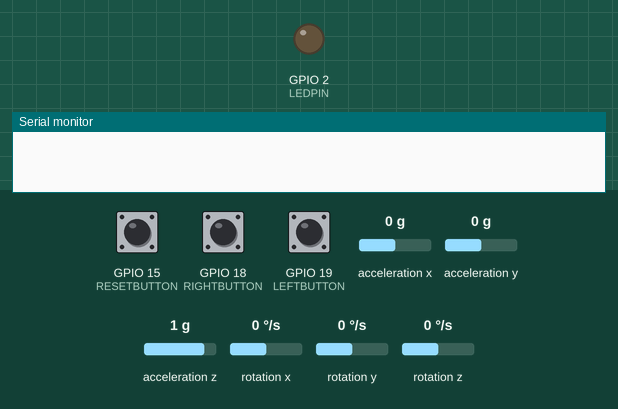
Bench run of a sketch on a simulated ESP32. On the bench: output pins drawn as LEDs (lit = HIGH), the last lines printed to the serial monitor. Wiring (inferred from the names in the program): MPU-6050 motion sensor at I2C address 0x68. The test bench sets the inputs (shaded band); at power-on: rotation x 0 °/s, GPIO 15 (RESETBUTTON) HIGH, acceleration x 0 g, GPIO 18 (RIGHTBUTTON) HIGH, GPIO 19 (LEFTBUTTON) HIGH, acceleration y 0 g, acceleration z 1 g, rotation y 0 °/s, rotation z 0 °/s. USB keyboard and mouse output is not drawn.

Above: at 0.0 s.
At 1.5 s:
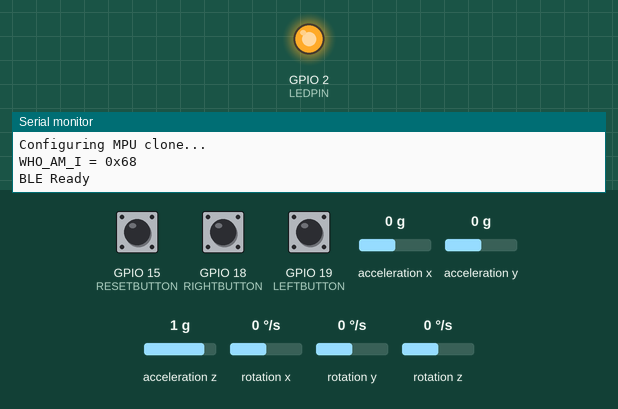
1.6 s: rotation x set to -3 °/s
At 1.99 s:
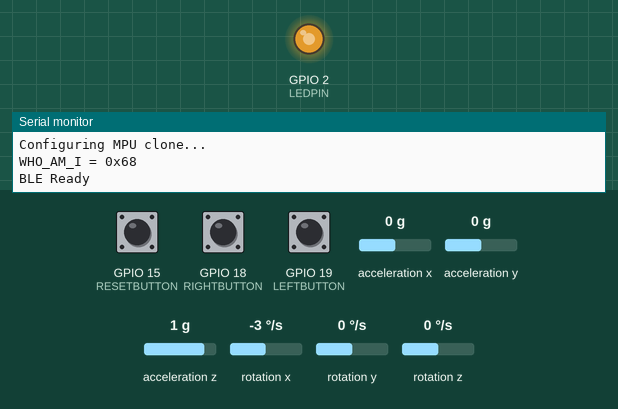
4.6 s: GPIO 15 (RESETBUTTON) pulled LOW for 0.15 s
6.2 s: GPIO 15 (RESETBUTTON) pulled LOW for 1 s
8.7 s: GPIO 15 (RESETBUTTON) pulled LOW for 3.2 s
13.4 s: acceleration x set to -0.8 g
16.4 s: acceleration x set to -1.1 g
Timing chart, 0 to 19.0 s (numbered marks = the images above; inputs shaded):
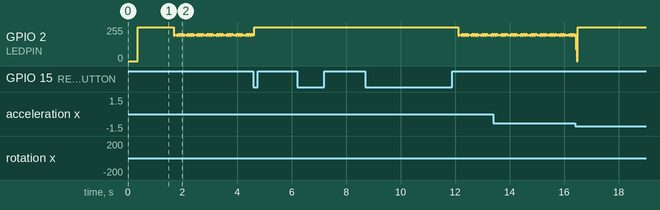

Measured:
- the behaviour switches between -1 and -2 °/s on rotation x (found by bisection; images 1 and 2)

The sketch:

AirMouse.ino
```cpp
/* Final AirMouse for MPU6050 clone (WHO_AM_I = 0x70)
   - Raw I2C reads (no Adafruit library)
   - Smooth gyro filtering
   - Double-click, drag, shake-to-recenter
   - Works on ALL MPU clones
*/

#include <Arduino.h>
#include <Wire.h>
#include <BleMouse.h>

// Pins
#define LEFTBUTTON   19
#define RIGHTBUTTON  18
#define RESETBUTTON  15
#define LEDPIN        2

// Motion settings
#define SPEED        18.0f
#define DEADZONE     0.03f
#define MAX_DELTA    127

// Timing
#define DOUBLE_CLICK_MS 250
#define DRAG_HOLD_MS    400

// Shake
#define SHAKE_DELTA_THRESHOLD  4.0f
#define SHAKE_COOLDOWN_MS      600
#define SHAKE_AUTO_RESUME_MS   500

// MPU registers
#define MPU_ADDR        0x68
#define REG_PWR_MGMT1   0x6B
#define REG_WHOAMI      0x75
#define REG_CONFIG      0x1A
#define REG_GYRO_CFG    0x1B
#define REG_ACCEL_CFG   0x1C
#define REG_SMPLRT_DIV  0x19
#define REG_ACCEL_XOUT_H 0x3B

// scales
const float GYRO_LSB_PER_DEG = 65.5f; // ±500 dps
const float DEG2RAD = 3.14159265358979323846f / 180.0f; // FIXED NAME

// smoothing
const float GYRO_ALPHA = 0.75f;

BleMouse bleMouse("AirMouse");

// State trackers
bool paused = false;
bool dragging = false;

unsigned long leftPressTime = 0;
unsigned long rightPressTime = 0;

bool leftPendingClick = false;
unsigned long leftPendingTime = 0;

bool rightPendingClick = false;
unsigned long rightPendingTime = 0;

unsigned long lastShake = 0;

// smoothed gyro values
float smooth_gx = 0, smooth_gy = 0, smooth_gz = 0;

static inline int8_t clamp8(float v) {
  if (v >  MAX_DELTA) return  MAX_DELTA;
  if (v < -MAX_DELTA) return -MAX_DELTA;
  return (int8_t)lroundf(v);
}

// ---------------- LOW-LEVEL I2C ----------------
void mpuWriteByte(uint8_t reg, uint8_t val) {
  Wire.beginTransmission(MPU_ADDR);
  Wire.write(reg);
  Wire.write(val);
  Wire.endTransmission(true);
}

uint8_t mpuReadByte(uint8_t reg) {
  Wire.beginTransmission(MPU_ADDR);
  Wire.write(reg);
  Wire.endTransmission(false);
  Wire.requestFrom((uint8_t)MPU_ADDR, (uint8_t)1);   // FIXED
  if (Wire.available()) return Wire.read();
  return 0;
}

int mpuReadBytes(uint8_t startReg, uint8_t *buf, uint8_t len) {
  Wire.beginTransmission(MPU_ADDR);
  Wire.write(startReg);
  Wire.endTransmission(false);
  uint8_t got = Wire.requestFrom((uint8_t)MPU_ADDR, (uint8_t)len); // FIXED
  for (uint8_t i = 0; i < got; i++) buf[i] = Wire.read();
  return got;
}

// ---------------- MPU SETUP ----------------
void setupMPUClone() {
  mpuWriteByte(REG_PWR_MGMT1, 0x00);
  delay(50);
  mpuWriteByte(REG_SMPLRT_DIV, 0x07);
  mpuWriteByte(REG_CONFIG, 0x03);
  mpuWriteByte(REG_GYRO_CFG, 0x08);
  mpuWriteByte(REG_ACCEL_CFG, 0x08);
  delay(50);
}

// ------------- READ RAW ACC + GYRO -------------
void readMPU(float &ax, float &ay, float &az, float &gx, float &gy, float &gz) {
  uint8_t data[14];
  if (mpuReadBytes(REG_ACCEL_XOUT_H, data, 14) < 14) return;

  int16_t rawAX = (int16_t)((data[0] << 8) | data[1]);
  int16_t rawAY = (int16_t)((data[2] << 8) | data[3]);
  int16_t rawAZ = (int16_t)((data[4] << 8) | data[5]);

  int16_t rawGX = (int16_t)((data[8]  << 8) | data[9]);
  int16_t rawGY = (int16_t)((data[10] << 8) | data[11]);
  int16_t rawGZ = (int16_t)((data[12] << 8) | data[13]);

  // accel ±4g → 8192 LSB/g
  const float ACC_SCALE = 8192.0f;
  ax = (rawAX / ACC_SCALE) * 9.81f;
  ay = (rawAY / ACC_SCALE) * 9.81f;
  az = (rawAZ / ACC_SCALE) * 9.81f;

  gx = (rawGX / GYRO_LSB_PER_DEG) * DEG2RAD;
  gy = (rawGY / GYRO_LSB_PER_DEG) * DEG2RAD;
  gz = (rawGZ / GYRO_LSB_PER_DEG) * DEG2RAD;
}

// ------------- PENDING SINGLE CLICK HANDLER -------------
void handlePendingClicks() {
  unsigned long now = millis();

  if (leftPendingClick && (now - leftPendingTime >= DOUBLE_CLICK_MS)) {
    bleMouse.click(MOUSE_LEFT);
    Serial.println("Left Click");
    leftPendingClick = false;
  }
  if (rightPendingClick && (now - rightPendingTime >= DOUBLE_CLICK_MS)) {
    bleMouse.click(MOUSE_RIGHT);
    Serial.println("Right Click");
    rightPendingClick = false;
  }
}

/////////////////////// SETUP ///////////////////////
void setup() {
  Serial.begin(115200);
  delay(200);

  pinMode(LEFTBUTTON, INPUT_PULLUP);
  pinMode(RIGHTBUTTON, INPUT_PULLUP);
  pinMode(RESETBUTTON, INPUT_PULLUP);
  pinMode(LEDPIN, OUTPUT);

  Wire.begin(21, 22);
  delay(50);

  Serial.println("Configuring MPU clone...");
  setupMPUClone();

  uint8_t who = mpuReadByte(REG_WHOAMI);
  Serial.print("WHO_AM_I = 0x");
  Serial.println(who, HEX);

  bleMouse.begin();
  Serial.println("BLE Ready");
}

/////////////////////// LOOP ///////////////////////
void loop() {
  if (!bleMouse.isConnected()) {
    digitalWrite(LEDPIN, LOW);
    delay(80);
    return;
  }
  digitalWrite(LEDPIN, HIGH);

  // Pause toggle
  if (digitalRead(RESETBUTTON) == LOW) {
    paused = !paused;
    Serial.println(paused ? "Paused" : "Resumed");
    delay(300);
  }

  if (paused) {
    handlePendingClicks();
    return;
  }

  // Read sensor
  float ax, ay, az, gx, gy, gz;
  readMPU(ax, ay, az, gx, gy, gz);

  // Smooth gyro
  smooth_gx = GYRO_ALPHA * smooth_gx + (1 - GYRO_ALPHA) * gx;
  smooth_gy = GYRO_ALPHA * smooth_gy + (1 - GYRO_ALPHA) * gy;
  smooth_gz = GYRO_ALPHA * smooth_gz + (1 - GYRO_ALPHA) * gz;

  // Map gyro → mouse
  float dx = -smooth_gz;
  float dy = -smooth_gx;

  if (fabs(dx) < DEADZONE) dx = 0;
  if (fabs(dy) < DEADZONE) dy = 0;

  int8_t mdx = clamp8(dx * SPEED);
  int8_t mdy = clamp8(dy * SPEED);

  if (mdx || mdy) {
    bleMouse.move(mdx, mdy);
    digitalWrite(LEDPIN, LOW); delay(2); digitalWrite(LEDPIN, HIGH);
  }

  unsigned long now = millis();

  // ---- SHAKE ----
  float mag = sqrt(ax*ax + ay*ay + az*az);
  float deltaG = fabs(mag - 9.81f);

  if (deltaG > SHAKE_DELTA_THRESHOLD && (now - lastShake) > SHAKE_COOLDOWN_MS) {
    Serial.println("Shake detected → recenter");
    paused = true;
    lastShake = now;
    digitalWrite(LEDPIN, LOW); delay(100); digitalWrite(LEDPIN, HIGH);
  }

  if (paused && (now - lastShake > SHAKE_AUTO_RESUME_MS)) {
    paused = false;
    Serial.println("Auto-resume");
  }

  // ---- LEFT BUTTON (drag, double-click) ----
  static bool leftDown = false;
  bool leftNow = (digitalRead(LEFTBUTTON) == LOW);

  if (leftNow && !leftDown) {
    leftPressTime = now;
    leftDown = true;
  }

  if (!leftNow && leftDown) {
    unsigned long pressDur = now - leftPressTime;

    if (dragging) {
      bleMouse.release(MOUSE_LEFT);
      dragging = false;
      Serial.println("Drag end");
    }
    else if (pressDur > DRAG_HOLD_MS) {
      Serial.println("Long press but no drag");
    }
    else {
      if (leftPendingClick) {
        bleMouse.click(MOUSE_LEFT);
        delay(70);
        bleMouse.click(MOUSE_LEFT);
        Serial.println("Double Left Click");
        leftPendingClick = false;
      } else {
        leftPendingClick = true;
        leftPendingTime = now;
      }
    }
    leftDown = false;
  }

  if (leftDown && !dragging && (now - leftPressTime > DRAG_HOLD_MS)) {
    bleMouse.press(MOUSE_LEFT);
    dragging = true;
    leftPendingClick = false;
    Serial.println("Drag Start");
  }

  // ---- RIGHT BUTTON ----
  static bool rightDown = false;
  bool rightNow = (digitalRead(RIGHTBUTTON) == LOW);

  if (rightNow && !rightDown) {
    rightPressTime = now;
    rightDown = true;
  }

  if (!rightNow && rightDown) {
    unsigned long pressDur = now - rightPressTime;
    if (pressDur > DRAG_HOLD_MS) {
      // reserved for long-press actions
    } else {
      if (rightPendingClick) {
        bleMouse.click(MOUSE_RIGHT);
        delay(70);
        bleMouse.click(MOUSE_RIGHT);
        Serial.println("Double Right Click");
        rightPendingClick = false;
      } else {
        rightPendingClick = true;
        rightPendingTime = now;
      }
    }
    rightDown = false;
  }

  handlePendingClicks();
  delay(5);
}
```
